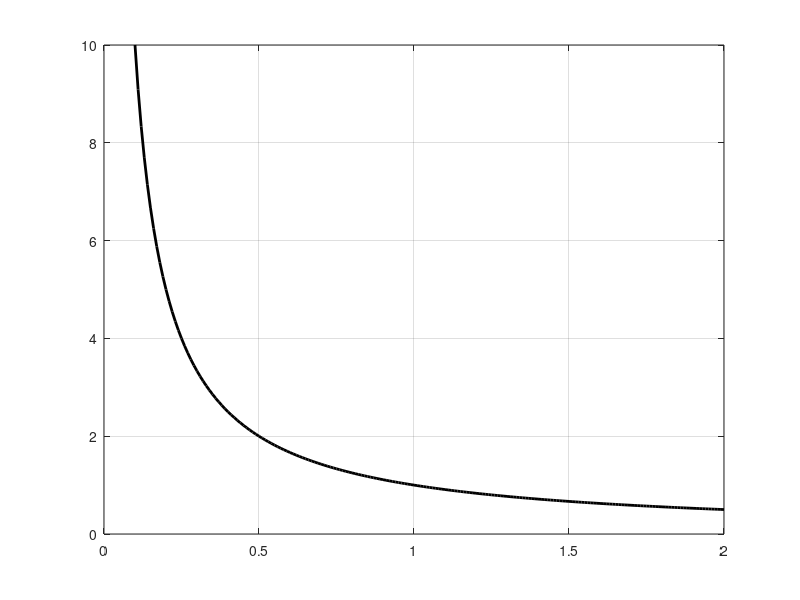

MATLAB code for this plot:
x=0.1:0.01:2;
y=1./x;
plot(x,y,'-k','linewidth',2)
%xlabel('x','FontSize',18,'Color','k')
%ylabel('y','FontSize',18,'Color','k')
grid on